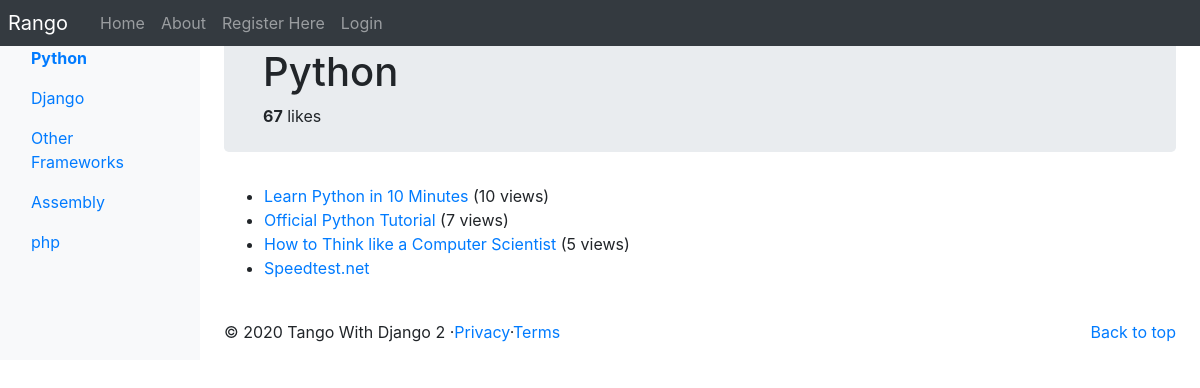
/rango/category/python/, run on the app's committed database.
### rango/models.py (models this page shows, shortened)
class Category(models.Model):
    NAME_MAX_LENGTH = 128
    name = models.CharField(max_length=NAME_MAX_LENGTH, unique=True)
    views = models.IntegerField(default=0)
    likes = models.IntegerField(default=0)
    slug = models.SlugField(unique=True, default=uuid.uuid1)
    class Meta:
        verbose_name_plural = 'Categories'

class Page(models.Model):
    TITLE_MAX_LENGTH = 128
    URL_MAX_LENGTH = 200
    category = models.ForeignKey(Category, on_delete=models.CASCADE)
    title = models.CharField(max_length=TITLE_MAX_LENGTH)
    url = models.URLField()
    views = models.IntegerField(default=0)
    last_visit = models.DateTimeField(blank=True)

### rango/views.py (the view, shortened to what this page needs)
# urls.py: path('category/<slug:category_name_slug>/', views.ShowCategoryView.as_view(), name='show_category'),
class ShowCategoryView(View):
    def create_context_dict(self, category_name_slug):
        context_dict = {}
        try:
            category = Category.objects.get(slug=category_name_slug)
            pages = Page.objects.filter(category=category).order_by('-views')
            context_dict['pages'] = pages
            context_dict['category'] = category
        except Category.DoesNotExist:
            context_dict['pages'] = None
            context_dict['category'] = None
        return context_dict
    def get(self, request, category_name_slug):
        context_dict = self.create_context_dict(category_name_slug)
        return render(request, 'rango/category.html', context_dict)

### rango/templatetags/rango_template_tags.py (called while the page is built)
@register.inclusion_tag('rango/categories.html')
def get_category_list(current_category=None):
    return {'categories': Category.objects.all(),
            'current_category': current_category}

### templates/rango/category.html (shortened to what this page needs)
{% extends 'rango/base.html' %}
{% load staticfiles %}
{% block body_block %}
    {% if category %}
        <br />
        <div class="jumbotron p-4">
            <div class="container">
                <h1 class="jumbotron-heading">{{ category.name }}</h1>
                <div>
                    <strong id="like_count">{{ category.likes }}</strong> likes
                </div>
            </div>
        </div>
        <div id="page-listing">
        {% if pages %}
            <ul>
                {% for page in pages %}
                    <li>
                        <a href="{% url 'rango:goto' %}?page_id={{page.id}}">{{ page.title }}</a>
                        {% if page.views > 1 %}
                            ({{ page.views }} views)
                        {% elif page.views == 1 %}
                            ({{ page.views }} view)
                        {% endif %}
                    </li>
                {% endfor %}
            </ul>
        </div>
        {% else %}
            <strong>No pages currently in category.</strong>
        {% endif %}
        {% else %}
            The specified category does not exist.
        {% endif %}
{% endblock %}

### templates/rango/categories.html (shortened to what this page needs)
<ul class="nav flex-column">
    {% if categories %}
        {% for c in categories %}
            {% if c == current_category %}
            <li class="nav-item">
                <strong>
                    <a class="nav-link active" href="{% url 'rango:show_category' c.slug %}">
                        {{ c.name }}
                    </a>
                </strong>
            </li>
            {% else %}
            <li class="nav-item">
                <a class="nav-link" href="{% url 'rango:show_category' c.slug %}">
                    {{ c.name }}
                </a>
            </li>
            {% endif %}
        {% endfor %}
    {% else %}
        <li class="nav-item">
            <strong>There are no categories present.</strong>
        </li>
    {% endif %}
</ul>

### data on the page
Category: name "Python", likes "67"
Category: name "Django"
Category: name "Other Frameworks"
Category: name "Assembly"
Category: name "php"
Page: title "Learn Python in 10 Minutes", views "10"
Page: title "Official Python Tutorial", views "7"
Page: title "How to Think like a Computer Scientist", views "5"
Page: title "Speedtest.net"
